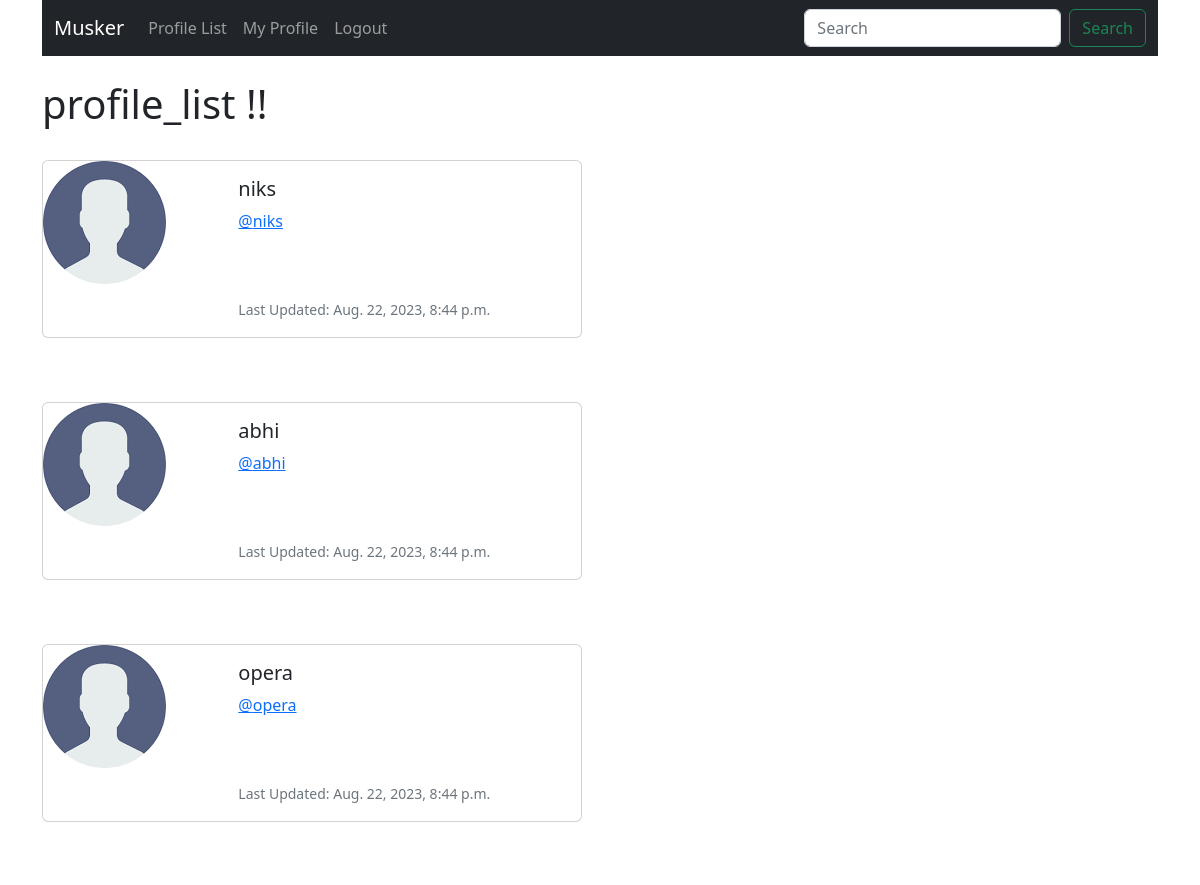
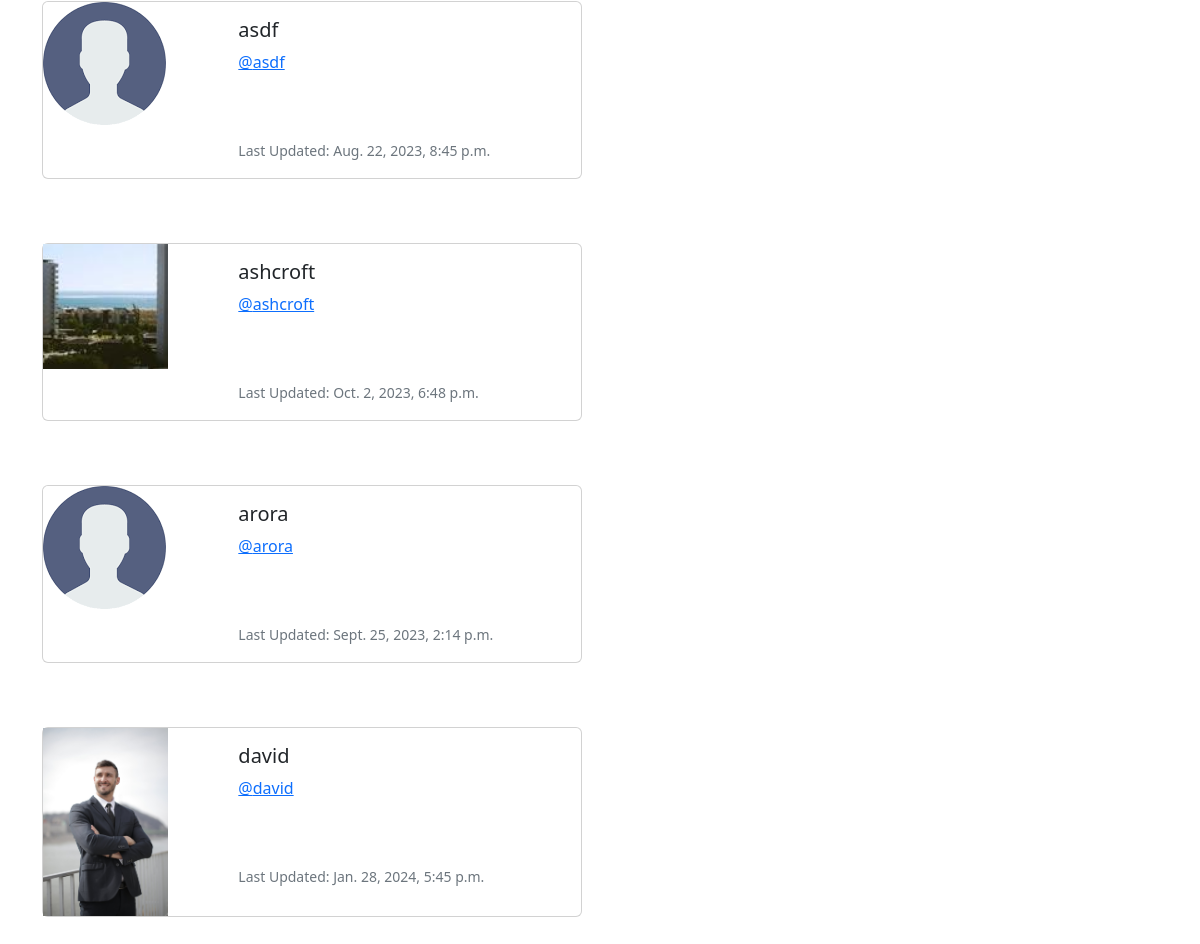
Screenshot of /profile_list/ (signed in) with the database file from the repository (2 pictures, top to bottom).
### musker/models.py (models this page shows, shortened)
class Profile(models.Model):
    user = models.OneToOneField(User, on_delete=models.CASCADE)
    follows = models.ManyToManyField('self',
        related_name="followed_by",
        symmetrical=False,
        blank=True)
    date_modified = models.DateTimeField(User, auto_now=True)
    profile_image = models.ImageField(null=True, blank=True, upload_to="images/")

### musker/views.py (the view)
# urls.py: path("profile_list/", views.profile_list, name='profile_list'),
def profile_list(request):
    if request.user.is_authenticated:
        profiles = Profile.objects.exclude(user=request.user)
        return render(request, "profile_list.html", {"profiles":profiles})
    else:
        messages.success(request, ("you must be logged in to view this page"))
        return redirect("home")

### musker/templates/profile_list.html
{% extends "base.html"%} {% load static %} {% block content %}
<h1>profile_list !!</h1>
<br />
{% if profiles %} {% for profile in profiles %}
<div class="card mb-3" style="max-width: 540px">
  <div class="row g-0">
    <div class="col-md-4">
      {% if profile.profile_image %}
      <img
        src="{{ profile.profile_image.url }}"
        width="125"
        height="125"
        class="img-fluid"
        alt="{{profile.user.username}}"
      />
      {% else %}
      <img
        src="{% static 'images/dummy.png' %}"
        class="img-fluid rounded-start"
        alt="default profile"
      />
      {% endif %}
    </div>
    <div class="col-md-8">
      <div class="card-body">
        <h5 class="card-title">{{ profile.user.username }}</h5>
        <p class="card-text">
          <a href="{% url 'profile' profile.user.id %}"
            >@{{ profile.user.username|lower}}</a
          >
        </p>
        <br /><br />
        <p class="card-text">
          <small class="text-muted"
            >Last Updated: {{ profile.date_modified}}</small
          >
        </p>
      </div>
    </div>
  </div>
</div>
<br /><br />
{% endfor %} {% endif %} {% endblock %}

### rows the page displays
Profile: user.username "niks", date_modified "Aug. 22, 2023, 8:44 p.m."
Profile: user.username "abhi", date_modified "Aug. 22, 2023, 8:44 p.m."
Profile: user.username "opera", date_modified "Aug. 22, 2023, 8:44 p.m."
Profile: user.username "asdf", date_modified "Aug. 22, 2023, 8:45 p.m."
Profile: profile_image (picture), user.username "ashcroft", date_modified "Oct. 2, 2023, 6:48 p.m."
Profile: user.username "arora", date_modified "Sept. 25, 2023, 2:14 p.m."
Profile: profile_image (picture), user.username "david", date_modified "Jan. 28, 2024, 5:45 p.m."
